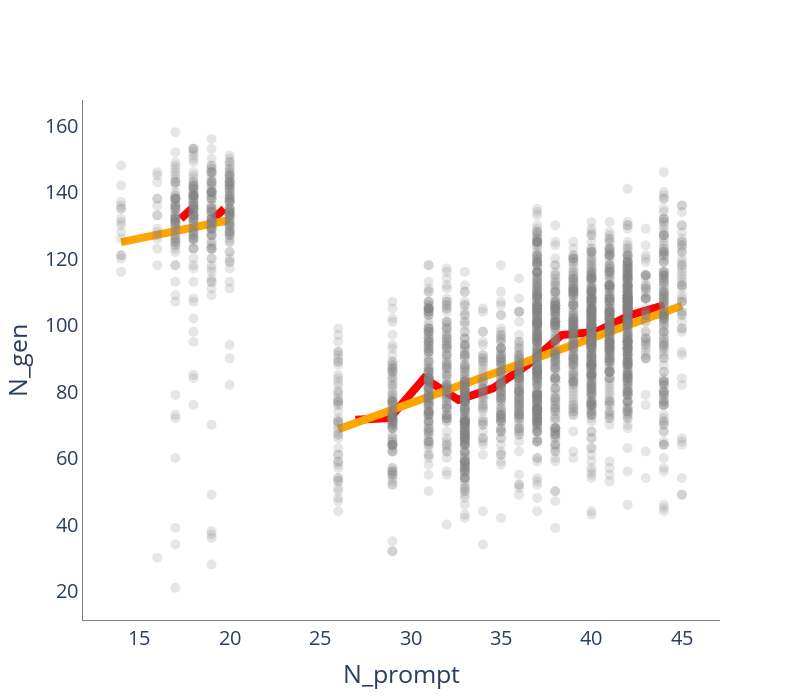

This figure's notebook cell:
### Code cell
fig=go.Figure()


for M in [20, 100]:
    with open(f"NDN_M{M}.pkl", "rb") as file:
        Ns, dN, Np = pickle.load(file)
        
    # with open(f"NDN.pkl", "rb") as file:
    #     Ns, dN, Np = pickle.load(file)
        
    data = []
    for _x, _y in zip(Np, dN):
        for i in _y:
            # data.append((_x, (i-_x)/(1e-20+250.))) #(N_text-N_prompt)/DM
            data.append((_x, i))
            
    x = np.array([_x for _x,_y in data])
    y = np.array([_y for _x,_y in data])
    fit_func =lambda x, A, B: A+B*x
    popt, pcov = curve_fit(fit_func, x, y)
    print(popt[1]*250)
    bin_means, bin_edges, binnumber = binned_statistic(x, y, statistic="median")
    df = pd.DataFrame(data=data, columns=["Np", "dN"])
    x = np.array([_x for _x,_y in data])
    y = np.array([_y for _x,_y in data])

    fig.add_scatter(
        x=(bin_edges[1:] + bin_edges[:-1])/2,
        y=bin_means,
        mode="lines",
        name="medians",
        line_width=8,
        line_color="red"
    )

    fig.add_scatter(
        x=x,
        y=fit_func(x, *popt),
        mode="lines",
        name="{:.2f}+{:.2f}x".format(*popt),
        line_width=8,
        line_color="orange"
    )

    for x in df["Np"].unique():
        y = df[df["Np"]==x]["dN"].values
        fig.add_trace(go.Scatter(x=np.repeat(x, len(y)), 
                                y=y, 
                                name=str(x), 
                                mode="markers", 
                                marker={"color":"gray", "opacity": 0.2, "size": 10})
                    )
        # fig.add_trace(go.Scatter(x=[x], 
        #                         y=[np.median(y)], 
        #                         mode="markers", 
        #                         marker_color="red",
        #                         error_y={
        #                             "type": "data",
        #                             "array": [np.std(y)],
        #                             "thickness": 5,
        #                             "width": 5
        #                         },
        #                         marker_size=10,
        #                         line_width=3)
        #             )
    


fig.update_layout(
    {
        "showlegend": False,
        "legend": {"font":{"size":20}},
        "xaxis":{
            "title": "N_prompt",
            "type": "linear",
            "tickfont": {"size": 20},
            "titlefont": {"size": 25},
            "linewidth": 1,
            "linecolor": "gray"
        },
        "yaxis":{
            # "title": "P_new [(N_gen-N_prompt)/M]",
            "title": "N_gen",
            "type": "linear",
            "tickfont": {"size": 20},
            "titlefont": {"size": 25},
            "linewidth": 1,
            "linecolor": "gray"
        },
        "plot_bgcolor": "rgba(0,0,0,0)",
        "width":800,
        "height":700
    }
)


fig.show()
fig.write_image("NDN_austin.pdf")
fig.write_image("NDN_austin.png")
fig.write_image("NDN_austin.svg")

### Figure 1 — Plotly figure (JSON) as saved in the notebook; plotly's stock layout.template omitted (floating-point values rounded to 4 significant figures; data arrays with more than 128 entries replaced by an {"elided": "..."} marker saying what was removed)
{"data": [{"line": {"color": "red", "width": 8}, "mode": "lines", "name": "medians", "type": "scatter", "x": [14.3, 14.9, 15.5, 16.1, 16.7, 17.3, 17.9, 18.5, 19.1, 19.7], "y": [131, null, null, 133, null, 132, 135, null, 132, 135]}, {"line": {"color": "orange", "width": 8}, "mode": "lines", "name": "109.37+1.11x", "type": "scatter", "x": {"elided": "375 int values"}, "y": {"elided": "375 float values"}}, {"marker": {"color": "gray", "opacity": 0.2, "size": 10}, "mode": "markers", "name": "20", "type": "scatter", "x": [20, 20, 20, 20, 20, 20, 20, 20, 20, 20, 20, 20, 20, 20, 20, 20, 20, 20, 20, 20, 20, 20, 20, 20, 20, 20, 20, 20, 20, 20, 20, 20, 20, 20, 20, 20, 20, 20, 20, 20, 20, 20, 20, 20, 20, 20, 20, 20, 20, 20, 20, 20, 20, 20, 20, 20, 20, 20, 20, 20, 20, 20, 20, 20, 20, 20, 20, 20, 20, 20, 20, 20, 20, 20, 20, 20, 20, 20, 20, 20, 20, 20, 20, 20, 20, 20, 20, 20, 20, 20], "y": [129, 134, 143, 137, 141, 128, 144, 122, 119, 149, 132, 134, 145, 147, 138, 133, 125, 146, 134, 130, 142, 141, 133, 137, 133, 138, 147, 130, 119, 133, 144, 134, 140, 139, 139, 117, 143, 82, 127, 146, 133, 127, 138, 143, 134, 137, 130, 138, 125, 126, 141, 135, 131, 137, 128, 132, 143, 150, 94, 145, 128, 145, 151, 135, 120, 142, 135, 140, 135, 140, 133, 148, 143, 145, 131, 122, 129, 139, 137, 131, 128, 113, 149, 127, 111, 135, 90, 142, 142, 130]}, {"marker": {"color": "gray", "opacity": 0.2, "size": 10}, "mode": "markers", "name": "18", "type": "scatter", "x": [18, 18, 18, 18, 18, 18, 18, 18, 18, 18, 18, 18, 18, 18, 18, 18, 18, 18, 18, 18, 18, 18, 18, 18, 18, 18, 18, 18, 18, 18, 18, 18, 18, 18, 18, 18, 18, 18, 18, 18, 18, 18, 18, 18, 18, 18, 18, 18, 18, 18, 18, 18, 18, 18, 18, 18, 18, 18, 18, 18, 18, 18, 18, 18, 18, 18, 18, 18, 18, 18, 18, 18, 18, 18, 18, 18, 18, 18, 18, 18, 18, 18, 18, 18, 18, 18, 18, 18, 18, 18], "y": [127, 95, 139, 132, 144, 123, 84, 125, 126, 98, 76, 139, 108, 118, 137, 135, 135, 142, 135, 140, 137, 129, 151, 133, 129, 133, 128, 150, 127, 132, 141, 138, 142, 140, 136, 141, 126, 142, 133, 143, 126, 143, 113, 138, 139, 152, 128, 139, 132, 117, 153, 136, 146, 139, 134, 135, 141, 153, 136, 139, 135, 131, 136, 142, 139, 107, 138, 133, 123, 141, 134, 131, 126, 153, 149, 132, 133, 145, 131, 139, 85, 130, 128, 137, 102, 133, 136, 123, 127, 120]}, {"marker": {"color": "gray", "opacity": 0.2, "size": 10}, "mode": "markers", "name": "19", "type": "scatter", "x": [19, 19, 19, 19, 19, 19, 19, 19, 19, 19, 19, 19, 19, 19, 19, 19, 19, 19, 19, 19, 19, 19, 19, 19, 19, 19, 19, 19, 19, 19, 19, 19, 19, 19, 19, 19, 19, 19, 19, 19, 19, 19, 19, 19, 19, 19, 19, 19, 19, 19, 19, 19, 19, 19, 19, 19, 19, 19, 19, 19, 19, 19, 19, 19, 19, 19, 19, 19, 19, 19, 19, 19, 19, 19, 19, 19, 19, 19, 19, 19, 19, 19, 19, 19, 19, 19, 19, 19, 19, 19], "y": [132, 131, 138, 134, 144, 123, 127, 140, 138, 140, 135, 134, 128, 125, 148, 140, 129, 134, 140, 113, 109, 38, 123, 129, 113, 135, 116, 114, 140, 111, 139, 124, 142, 146, 123, 131, 129, 146, 143, 145, 140, 135, 147, 132, 131, 146, 156, 37, 70, 118, 127, 36, 136, 28, 129, 143, 147, 140, 153, 136, 142, 49, 132, 132, 117, 146, 138, 134, 133, 131, 148, 130, 120, 130, 143, 131, 125, 150, 139, 141, 129, 135, 138, 130, 132, 127, 143, 123, 127, 120]}, {"marker": {"color": "gray", "opacity": 0.2, "size": 10}, "mode": "markers", "name": "17", "type": "scatter", "x": [17, 17, 17, 17, 17, 17, 17, 17, 17, 17, 17, 17, 17, 17, 17, 17, 17, 17, 17, 17, 17, 17, 17, 17, 17, 17, 17, 17, 17, 17, 17, 17, 17, 17, 17, 17, 17, 17, 17, 17, 17, 17, 17, 17, 17, 17, 17, 17, 17, 17, 17, 17, 17, 17, 17, 17, 17, 17, 17, 17, 17, 17, 17, 17, 17, 17, 17, 17, 17, 17, 17, 17, 17, 17, 17], "y": [131, 124, 118, 135, 143, 131, 138, 130, 107, 125, 133, 127, 130, 138, 136, 158, 138, 122, 123, 118, 131, 132, 137, 126, 138, 124, 136, 126, 126, 139, 127, 136, 129, 140, 135, 139, 147, 148, 132, 132, 152, 125, 138, 113, 131, 149, 128, 142, 133, 143, 143, 144, 125, 133, 132, 135, 132, 134, 146, 145, 129, 34, 72, 138, 135, 109, 131, 60, 130, 136, 132, 79, 21, 73, 39]}, {"marker": {"color": "gray", "opacity": 0.2, "size": 10}, "mode": "markers", "name": "14", "type": "scatter", "x": [14, 14, 14, 14, 14, 14, 14, 14, 14, 14, 14, 14, 14, 14, 14], "y": [126, 148, 135, 120, 116, 132, 131, 136, 137, 135, 130, 128, 121, 142, 121]}, {"marker": {"color": "gray", "opacity": 0.2, "size": 10}, "mode": "markers", "name": "16", "type": "scatter", "x": [16, 16, 16, 16, 16, 16, 16, 16, 16, 16, 16, 16, 16, 16, 16], "y": [138, 128, 123, 133, 143, 146, 145, 133, 118, 127, 138, 30, 126, 129, 136]}, {"line": {"color": "red", "width": 8}, "mode": "lines", "name": "medians", "type": "scatter", "x": [26.95, 28.85, 30.75, 32.65, 34.55, 36.45, 38.35, 40.25, 42.15, 44.05], "y": [71.5, 72, 84, 77.5, 81, 88, 97, 98, 103, 106]}, {"line": {"color": "orange", "width": 8}, "mode": "lines", "name": "17.95+1.95x", "type": "scatter", "x": {"elided": "2500 int values"}, "y": {"elided": "2500 float values"}}, {"marker": {"color": "gray", "opacity": 0.2, "size": 10}, "mode": "markers", "name": "26", "type": "scatter", "x": [26, 26, 26, 26, 26, 26, 26, 26, 26, 26, 26, 26, 26, 26, 26, 26, 26, 26, 26, 26, 26, 26, 26, 26, 26, 26, 26, 26, 26, 26, 26, 26, 26, 26, 26, 26, 26, 26, 26, 26, 26, 26, 26, 26, 26, 26, 26, 26, 26, 26], "y": [82, 50, 61, 71, 92, 69, 90, 68, 44, 88, 63, 78, 48, 83, 92, 84, 74, 66, 71, 70, 59, 54, 57, 77, 61, 95, 77, 80, 72, 76, 67, 97, 67, 53, 79, 80, 59, 76, 91, 77, 85, 47, 53, 99, 89, 51, 89, 54, 58, 71]}, {"marker": {"color": "gray", "opacity": 0.2, "size": 10}, "mode": "markers", "name": "33", "type": "scatter", "x": {"elided": "200 int values"}, "y": {"elided": "200 int values"}}, {"marker": {"color": "gray", "opacity": 0.2, "size": 10}, "mode": "markers", "name": "29", "type": "scatter", "x": [29, 29, 29, 29, 29, 29, 29, 29, 29, 29, 29, 29, 29, 29, 29, 29, 29, 29, 29, 29, 29, 29, 29, 29, 29, 29, 29, 29, 29, 29, 29, 29, 29, 29, 29, 29, 29, 29, 29, 29, 29, 29, 29, 29, 29, 29, 29, 29, 29, 29, 29, 29, 29, 29, 29, 29, 29, 29, 29, 29, 29, 29, 29, 29, 29, 29, 29, 29, 29, 29, 29, 29, 29, 29, 29, 29, 29, 29, 29, 29, 29, 29, 29, 29, 29, 29, 29, 29, 29, 29, 29, 29, 29, 29, 29, 29, 29, 29, 29, 29], "y": [73, 89, 76, 74, 71, 77, 75, 78, 105, 69, 87, 97, 87, 86, 64, 55, 74, 77, 76, 70, 56, 93, 71, 78, 64, 56, 102, 88, 67, 62, 69, 64, 76, 82, 77, 86, 84, 87, 79, 81, 57, 88, 77, 74, 73, 66, 72, 77, 73, 85, 53, 89, 62, 72, 72, 56, 71, 72, 69, 57, 63, 71, 32, 77, 52, 101, 83, 94, 70, 70, 52, 82, 64, 66, 62, 72, 54, 69, 64, 64, 80, 55, 72, 35, 55, 70, 65, 72, 32, 84, 65, 73, 71, 74, 79, 107, 86, 64, 71, 91]}, {"marker": {"color": "gray", "opacity": 0.2, "size": 10}, "mode": "markers", "name": "31", "type": "scatter", "x": {"elided": "150 int values"}, "y": {"elided": "150 int values"}}, {"marker": {"color": "gray", "opacity": 0.2, "size": 10}, "mode": "markers", "name": "35", "type": "scatter", "x": [35, 35, 35, 35, 35, 35, 35, 35, 35, 35, 35, 35, 35, 35, 35, 35, 35, 35, 35, 35, 35, 35, 35, 35, 35, 35, 35, 35, 35, 35, 35, 35, 35, 35, 35, 35, 35, 35, 35, 35, 35, 35, 35, 35, 35, 35, 35, 35, 35, 35, 35, 35, 35, 35, 35, 35, 35, 35, 35, 35, 35, 35, 35, 35, 35, 35, 35, 35, 35, 35, 35, 35, 35, 35, 35, 35, 35, 35, 35, 35, 35, 35, 35, 35, 35, 35, 35, 35, 35, 35, 35, 35, 35, 35, 35, 35, 35, 35, 35, 35], "y": [93, 73, 75, 74, 95, 73, 72, 61, 90, 89, 75, 85, 66, 89, 71, 62, 82, 83, 68, 72, 90, 84, 77, 69, 85, 98, 82, 42, 86, 61, 90, 74, 64, 72, 83, 73, 91, 71, 82, 79, 76, 73, 79, 78, 80, 84, 82, 86, 68, 78, 110, 93, 81, 93, 93, 80, 90, 78, 86, 96, 69, 97, 99, 81, 68, 106, 87, 107, 77, 82, 103, 88, 82, 79, 80, 59, 92, 88, 95, 73, 103, 88, 82, 89, 83, 96, 91, 97, 72, 93, 118, 78, 89, 58, 66, 86, 80, 71, 71, 91]}, {"marker": {"color": "gray", "opacity": 0.2, "size": 10}, "mode": "markers", "name": "41", "type": "scatter", "x": {"elided": "200 int values"}, "y": {"elided": "200 int values"}}, {"marker": {"color": "gray", "opacity": 0.2, "size": 10}, "mode": "markers", "name": "32", "type": "scatter", "x": [32, 32, 32, 32, 32, 32, 32, 32, 32, 32, 32, 32, 32, 32, 32, 32, 32, 32, 32, 32, 32, 32, 32, 32, 32, 32, 32, 32, 32, 32, 32, 32, 32, 32, 32, 32, 32, 32, 32, 32, 32, 32, 32, 32, 32, 32, 32, 32, 32, 32, 32, 32, 32, 32, 32, 32, 32, 32, 32, 32, 32, 32, 32, 32, 32, 32, 32, 32, 32, 32, 32, 32, 32, 32, 32, 32, 32, 32, 32, 32, 32, 32, 32, 32, 32, 32, 32, 32, 32, 32, 32, 32, 32, 32, 32, 32, 32, 32, 32, 32], "y": [71, 99, 105, 82, 107, 94, 97, 105, 114, 71, 66, 82, 79, 94, 101, 111, 89, 56, 81, 64, 87, 63, 96, 90, 83, 75, 62, 78, 96, 91, 78, 84, 98, 95, 64, 68, 82, 88, 101, 88, 93, 117, 89, 72, 72, 95, 82, 106, 75, 76, 75, 55, 108, 79, 101, 73, 116, 97, 85, 87, 93, 81, 112, 85, 76, 91, 80, 106, 76, 86, 88, 79, 87, 72, 60, 94, 93, 77, 100, 81, 73, 91, 78, 40, 65, 75, 92, 104, 73, 72, 85, 96, 99, 73, 62, 107, 81, 82, 99, 80]}, {"marker": {"color": "gray", "opacity": 0.2, "size": 10}, "mode": "markers", "name": "42", "type": "scatter", "x": {"elided": "300 int values"}, "y": {"elided": "300 int values"}}, {"marker": {"color": "gray", "opacity": 0.2, "size": 10}, "mode": "markers", "name": "40", "type": "scatter", "x": {"elided": "300 int values"}, "y": {"elided": "300 int values"}}, {"marker": {"color": "gray", "opacity": 0.2, "size": 10}, "mode": "markers", "name": "34", "type": "scatter", "x": [34, 34, 34, 34, 34, 34, 34, 34, 34, 34, 34, 34, 34, 34, 34, 34, 34, 34, 34, 34, 34, 34, 34, 34, 34, 34, 34, 34, 34, 34, 34, 34, 34, 34, 34, 34, 34, 34, 34, 34, 34, 34, 34, 34, 34, 34, 34, 34, 34, 34], "y": [80, 94, 89, 34, 66, 83, 61, 70, 81, 79, 76, 81, 75, 83, 95, 91, 65, 77, 78, 81, 84, 75, 83, 80, 104, 71, 71, 76, 90, 79, 90, 64, 88, 91, 86, 72, 87, 98, 105, 74, 81, 98, 82, 70, 89, 68, 78, 44, 85, 66]}, {"marker": {"color": "gray", "opacity": 0.2, "size": 10}, "mode": "markers", "name": "36", "type": "scatter", "x": [36, 36, 36, 36, 36, 36, 36, 36, 36, 36, 36, 36, 36, 36, 36, 36, 36, 36, 36, 36, 36, 36, 36, 36, 36, 36, 36, 36, 36, 36, 36, 36, 36, 36, 36, 36, 36, 36, 36, 36, 36, 36, 36, 36, 36, 36, 36, 36, 36, 36, 36, 36, 36, 36, 36, 36, 36, 36, 36, 36, 36, 36, 36, 36, 36, 36, 36, 36, 36, 36, 36, 36, 36, 36, 36, 36, 36, 36, 36, 36, 36, 36, 36, 36, 36, 36, 36, 36, 36, 36, 36, 36, 36, 36, 36, 36, 36, 36, 36, 36], "y": [77, 83, 93, 74, 73, 80, 74, 85, 76, 104, 52, 79, 97, 84, 89, 87, 93, 76, 88, 90, 73, 87, 79, 49, 85, 84, 90, 88, 75, 108, 52, 101, 55, 72, 71, 92, 80, 73, 88, 89, 104, 86, 69, 104, 65, 91, 70, 68, 89, 81, 67, 75, 62, 69, 72, 81, 84, 86, 76, 72, 90, 73, 68, 83, 81, 86, 78, 69, 76, 94, 84, 86, 51, 95, 80, 91, 78, 83, 82, 86, 84, 80, 78, 77, 87, 80, 67, 95, 78, 85, 75, 73, 74, 77, 85, 80, 84, 82, 114, 91]}, {"marker": {"color": "gray", "opacity": 0.2, "size": 10}, "mode": "markers", "name": "37", "type": "scatter", "x": {"elided": "300 int values"}, "y": {"elided": "300 int values"}}, {"marker": {"color": "gray", "opacity": 0.2, "size": 10}, "mode": "markers", "name": "39", "type": "scatter", "x": {"elided": "150 int values"}, "y": {"elided": "150 int values"}}, {"marker": {"color": "gray", "opacity": 0.2, "size": 10}, "mode": "markers", "name": "38", "type": "scatter", "x": {"elided": "150 int values"}, "y": {"elided": "150 int values"}}, {"marker": {"color": "gray", "opacity": 0.2, "size": 10}, "mode": "markers", "name": "44", "type": "scatter", "x": {"elided": "150 int values"}, "y": {"elided": "150 int values"}}, {"marker": {"color": "gray", "opacity": 0.2, "size": 10}, "mode": "markers", "name": "43", "type": "scatter", "x": [43, 43, 43, 43, 43, 43, 43, 43, 43, 43, 43, 43, 43, 43, 43, 43, 43, 43, 43, 43, 43, 43, 43, 43, 43, 43, 43, 43, 43, 43, 43, 43, 43, 43, 43, 43, 43, 43, 43, 43, 43, 43, 43, 43, 43, 43, 43, 43, 43, 43], "y": [108, 108, 112, 115, 95, 110, 129, 111, 79, 101, 92, 114, 119, 121, 90, 108, 104, 101, 90, 108, 94, 112, 120, 96, 115, 76, 96, 62, 111, 98, 98, 109, 93, 115, 103, 103, 95, 124, 108, 94, 104, 54, 103, 111, 91, 105, 115, 115, 90, 96]}, {"marker": {"color": "gray", "opacity": 0.2, "size": 10}, "mode": "markers", "name": "45", "type": "scatter", "x": [45, 45, 45, 45, 45, 45, 45, 45, 45, 45, 45, 45, 45, 45, 45, 45, 45, 45, 45, 45, 45, 45, 45, 45, 45, 45, 45, 45, 45, 45, 45, 45, 45, 45, 45, 45, 45, 45, 45, 45, 45, 45, 45, 45, 45, 45, 45, 45, 45, 45], "y": [123, 99, 128, 119, 54, 118, 122, 112, 122, 82, 64, 49, 114, 107, 112, 136, 117, 124, 112, 103, 118, 101, 120, 66, 130, 98, 84, 107, 109, 104, 111, 113, 125, 115, 107, 103, 124, 136, 130, 116, 126, 91, 108, 49, 104, 65, 134, 92, 125, 99]}], "layout": {"height": 700, "legend": {"font": {"size": 20}}, "plot_bgcolor": "rgba(0,0,0,0)", "showlegend": false, "width": 800, "xaxis": {"linecolor": "gray", "linewidth": 1, "tickfont": {"size": 20}, "title": {"font": {"size": 25}, "text": "N_prompt"}, "type": "linear"}, "yaxis": {"linecolor": "gray", "linewidth": 1, "tickfont": {"size": 20}, "title": {"font": {"size": 25}, "text": "N_gen"}, "type": "linear"}}}
